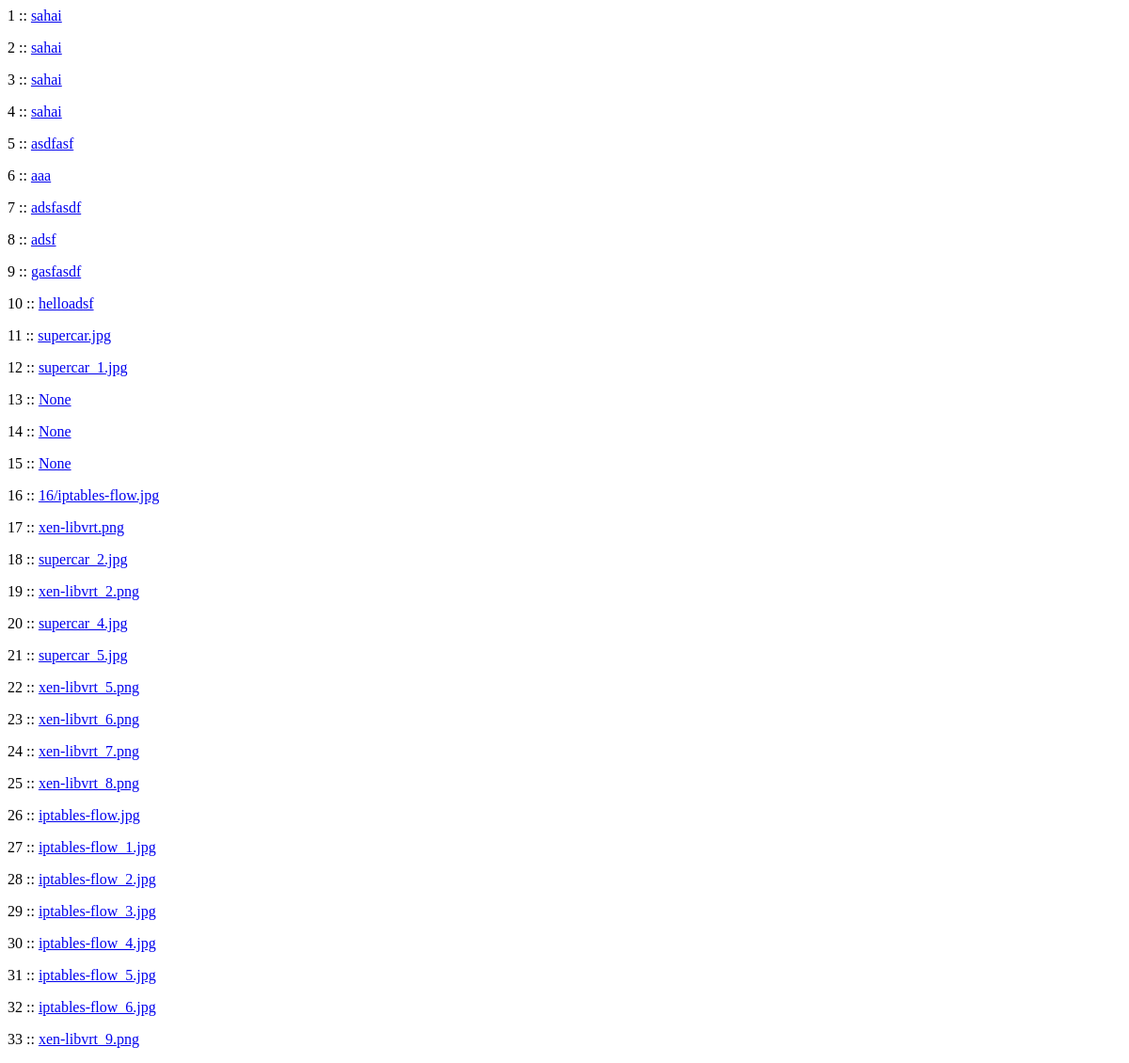
/list, run on an earlier commit of the app's database.
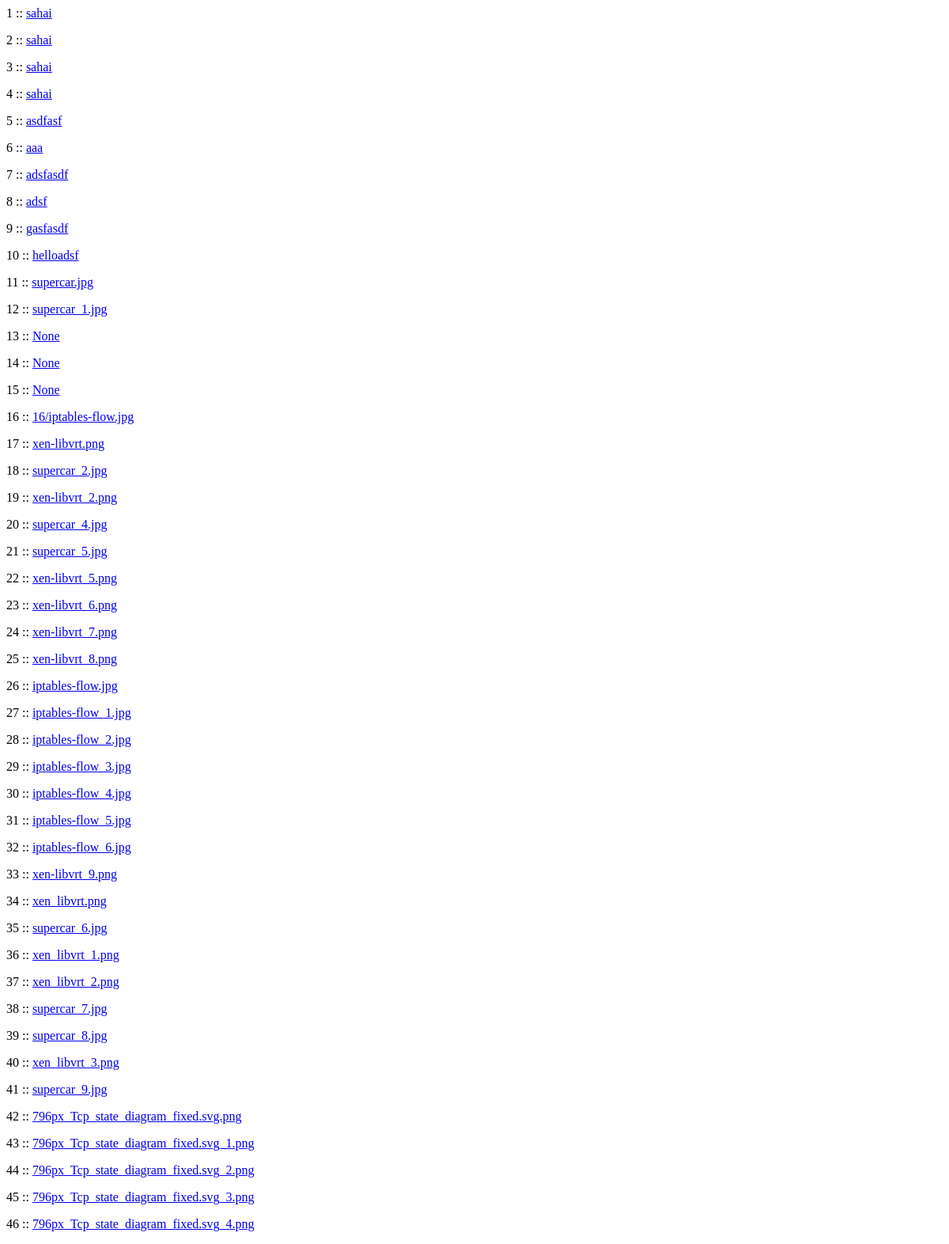
And on a later commit of the database.
### models.py (models this page shows, shortened)
class PostPic(db.Model):
    __tablename__ = "postpic"
    id = db.Column(db.Integer, primary_key=True)
    image = db.Column(db.String(255))
    link = db.Column(db.String(300))
    publish_date = db.Column(db.DateTime())

### view.py (the view)
@app.route('/list')
def list():
    data = PostPic.query.order_by(PostPic.id)
    return render_template('list.html', data=data )

### templates/list.html
{% for list in data %}
	<p>
	{{ list.id }} ::
		{% if list.link %}
			<a href="{{ url_for('show', path_id=list.link ) }} "> {{  list.image }} </a>
		{% else %}
			<a href="{{ url_for('show', path_id="aabbccdd" ) }} "> {{  list.image }} </a>
		{% endif %}
	</p>
{% endfor %}

What changed in the data, as far as the page shows it:
added PostPic: id "34", image "xen_libvrt.png"
added PostPic: id "35", image "supercar_6.jpg"
added PostPic: id "36", image "xen_libvrt_1.png"
added PostPic: id "37", image "xen_libvrt_2.png"
added PostPic: id "38", image "supercar_7.jpg"
added PostPic: id "39", image "supercar_8.jpg"
added PostPic: id "40", image "xen_libvrt_3.png"
added PostPic: id "41", image "supercar_9.jpg"
added PostPic: id "42", image "796px_Tcp_state_diagram_fixed.svg.png"
added PostPic: id "43", image "796px_Tcp_state_diagram_fixed.svg_1.png"
added PostPic: id "44", image "796px_Tcp_state_diagram_fixed.svg_2.png"
added PostPic: id "45", image "796px_Tcp_state_diagram_fixed.svg_3.png"
added PostPic: id "46", image "796px_Tcp_state_diagram_fixed.svg_4.png"
